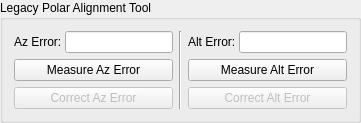
              <widget class="QGroupBox" name="polarAlignmentGroup">
               <property name="title">
                <string>Legacy Polar Alignment Tool</string>
               </property>
               <property name="alignment">
                <set>Qt::AlignLeading|Qt::AlignLeft|Qt::AlignTop</set>
               </property>
               <layout class="QHBoxLayout" name="horizontalLayout_9">
                <item>
                 <layout class="QVBoxLayout" name="verticalLayout_8">
                  <item>
                   <layout class="QHBoxLayout" name="horizontalLayout_6">
                    <property name="spacing">
                     <number>3</number>
                    </property>
                    <item>
                     <widget class="QLabel" name="label_3">
                      <property name="text">
                       <string>Az Error:</string>
                      </property>
                     </widget>
                    </item>
                    <item>
                     <widget class="QLineEdit" name="azError">
                      <property name="readOnly">
                       <bool>true</bool>
                      </property>
                     </widget>
                    </item>
                   </layout>
                  </item>
                  <item>
                   <widget class="QPushButton" name="measureAzB">
                    <property name="enabled">
                     <bool>true</bool>
                    </property>
                    <property name="text">
                     <string>Measure Az Error</string>
                    </property>
                   </widget>
                  </item>
                  <item>
                   <widget class="QPushButton" name="correctAzB">
                    <property name="enabled">
                     <bool>false</bool>
                    </property>
                    <property name="text">
                     <string>Correct Az Error</string>
                    </property>
                   </widget>
                  </item>
                 </layout>
                </item>
                <item>
                 <widget class="Line" name="line_2">
                  <property name="orientation">
                   <enum>Qt::Vertical</enum>
                  </property>
                 </widget>
                </item>
                <item>
                 <layout class="QVBoxLayout" name="verticalLayout_10">
                  <item>
                   <layout class="QHBoxLayout" name="horizontalLayout_8">
                    <property name="spacing">
                     <number>3</number>
                    </property>
                    <item>
                     <widget class="QLabel" name="label_4">
                      <property name="text">
                       <string>Alt Error:</string>
                      </property>
                     </widget>
                    </item>
                    <item>
                     <widget class="QLineEdit" name="altError">
                      <property name="readOnly">
                       <bool>true</bool>
                      </property>
                     </widget>
                    </item>
                   </layout>
                  </item>
                  <item>
                   <widget class="QPushButton" name="measureAltB">
                    <property name="enabled">
                     <bool>true</bool>
                    </property>
                    <property name="text">
                     <string>Measure Alt Error</string>
                    </property>
                   </widget>
                  </item>
                  <item>
                   <widget class="QPushButton" name="correctAltB">
                    <property name="enabled">
                     <bool>false</bool>
                    </property>
                    <property name="text">
                     <string>Correct Alt Error</string>
                    </property>
                   </widget>
                  </item>
                 </layout>
                </item>
               </layout>
              </widget>
